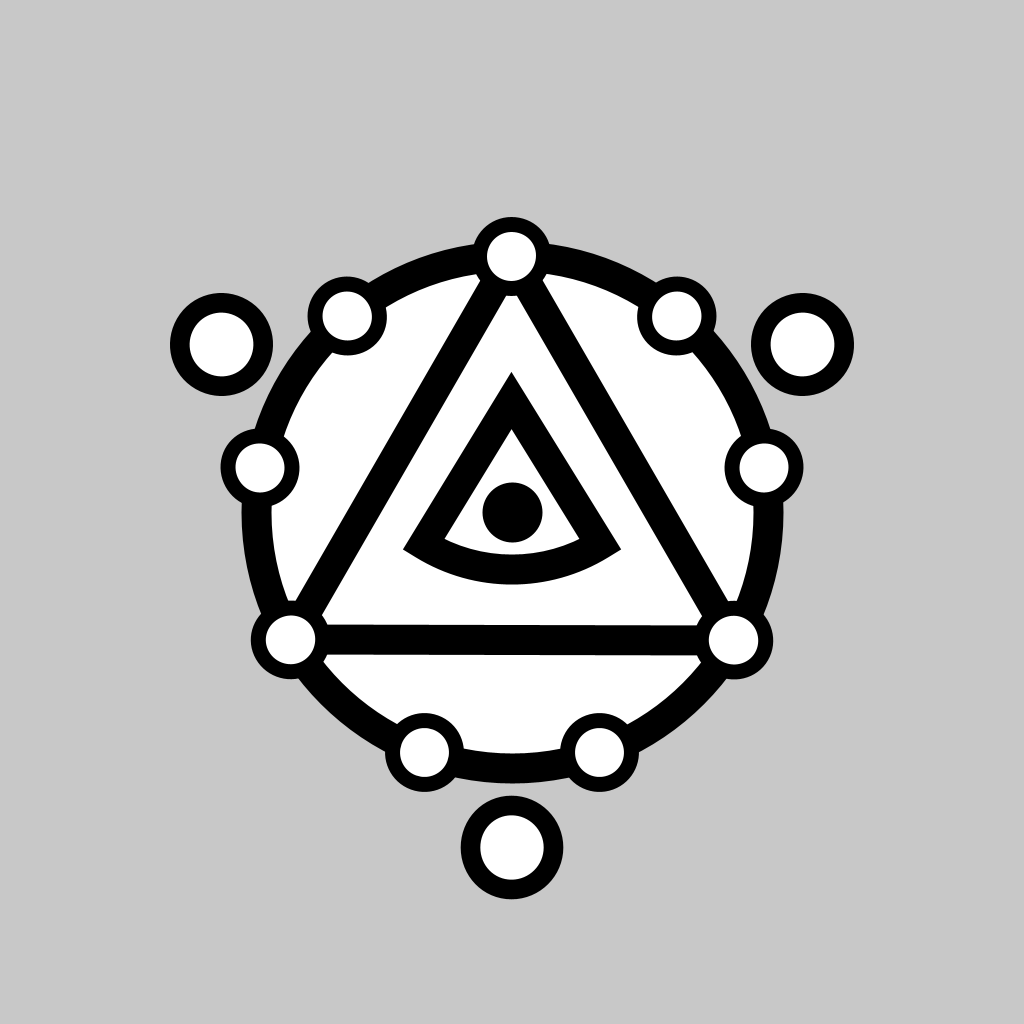
Frame 1 (no input)
Frame 60 (the mouse pressed at the canvas centre just before this capture): identical to frame 1, image omitted
Frame 120 (the mouse held since frame 60 and released just before this capture): identical to frame 1, image omitted

The Processing sketch that drew this single still picture (run headless with seeded random() and noise(); from frame 60 on, the mouse is pressed at the canvas centre):

// Processing sketch: a1r0_240123a_demonstations
// ── a1r0_240123a_demonstations.pde
// the code in this block runs once
// at the beginning of the program
void setup() {
  size(1024, 1024);
  
  rectMode(CENTER);
  strokeWeight(30);
}

// the code in this block runs once
// every frame of the program
void draw() {  
  background(200);
  
  translate(512, 512);
  pushMatrix();
  
  circle(0, 0, 512);
  
  rotate(-TAU * 0.25);
  triangle(cos(TAU * 0.0 / 3.0) * 256, sin(TAU * 0.0 / 3.0) * 256,
           cos(TAU * 1.0 / 3.0) * 256, sin(TAU * 1.0 / 3.0) * 256,
           cos(TAU * 2.0 / 3.0) * 256, sin(TAU * 2.0 / 3.0) * 256);
  
  scale(0.50);
  circle(512, 0, 128);
  rotate(TAU / 9.0);
  circle(512, 0, 128);
  rotate(TAU / 9.0);
  circle(512, 0, 128);
  rotate(TAU / 9.0);
  circle(512, 0, 128);
  rotate(TAU / 9.0);
  circle(512, 0, 128);
  rotate(TAU / 9.0);
  circle(512, 0, 128);
  rotate(TAU / 9.0);
  circle(512, 0, 128);
  rotate(TAU / 9.0);
  circle(512, 0, 128);
  rotate(TAU / 9.0);
  circle(512, 0, 128);
  
  rotate(-TAU / 18.0);
  scale(1.31);
  circle(512, 0, 128);
  rotate(TAU / 3.0);
  circle(512, 0, 128);
  rotate(TAU / 3.0);
  circle(512, 0, 128);
  
  popMatrix();
  arc(cos(TAU * -.25) * 256, sin(TAU * -.25) * 256 + 144, 340, 340, TAU * 2.6 /16.0, TAU * 5.4 / 16.0, PIE);
  circle(0, 0, 30);
  
  // This saves the canvas as an image on the first frame of the program.
  if (frameCount == 1) {
    save("output.png");
  }
}
